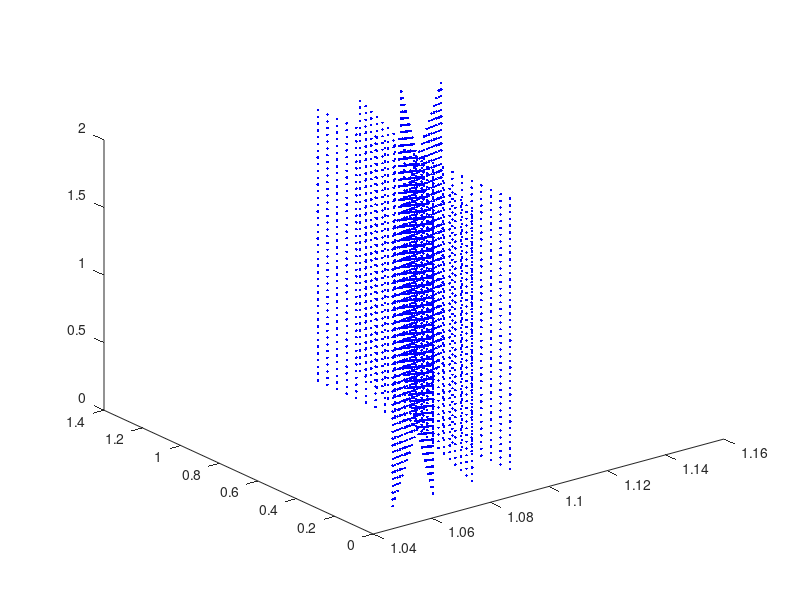

Write the MATLAB code that produced this figure. (Note: this script raises an error after producing the figure.)
%% Generate Robot Model

clc
%BadmintonBot = RacketBot();

%% Plot Racket Bot
% q = zeros(1, 7);
% hold on;
% axis([-4 4 -4 4 0 4]);
% view(3);
% BadmintonBot.model.animate(q);

%% Place Cube in Environment
% Cube Details
xlength = 0.5;
ylength = 0.5;
zlength = 1;
center = [0.6 0.7 1];

% One side of the cube
[Y,Z] = meshgrid(-ylength:0.05:ylength,-zlength:0.05:zlength);
sizeMat = size(Y);
X = repmat(xlength,sizeMat(1),sizeMat(2));

% Combine one surface as a point cloud
cubePoints = [X(:),Y(:),Z(:)];

% Make a cube by rotating the single side by 0,90,180,270, and around y to make the top and bottom faces
cubePoints = [ cubePoints ...
             ; cubePoints * rotz(pi/2)...
             ; cubePoints * rotz(pi) ...
             ; cubePoints * rotz(3*pi/2)]; 
             % ; cubePoints * roty(pi/2) ...
             % ; cubePoints * roty(-pi/2)];         

% Plot the cube's point cloud         
cubePoints = cubePoints + repmat(center,size(cubePoints,1),1);
cube_h = plot3(cubePoints(:,1),cubePoints(:,2),cubePoints(:,3),'b.');

%% Move Racket Bot while checking for Collisions

%qlim = r.model.qlim;

for q = 0:-0.019:-2
    hold on;
    r.model.animate([q zeros(1,6)]);
    qnow = r.model.getpos();
    [check,logMessage] = ellipsoidCollisionChecking(r, cubePoints); % IMPORTANT LINE %
    disp(logMessage);
    if check == 1
        disp(logMessage);
        break
    end
end